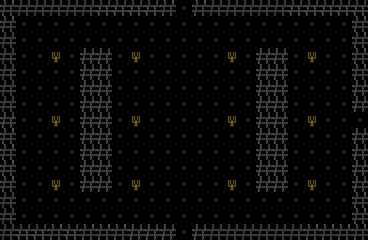

Rendered tile map (Tiled .tmx) drawn with the repository's tilesets; below, a short description and the map source with its tile grids summarised:
An orthogonal 23x15 tile map with 16x16 px tiles, 1 tile layer (Capa de patrones 1) and 13 objects.

<map version="1.10" tiledversion="1.12.2" orientation="orthogonal" renderorder="right-down" width="23" height="15" tilewidth="16" tileheight="16" infinite="0" nextlayerid="4" nextobjectid="31">
 <tileset firstgid="1" name="tileset" tilewidth="16" tileheight="16" tilecount="64" columns="8">
  <image source="../tileset/tileset.png" width="128" height="128" />
 </tileset>
 <layer id="1" name="Capa de patrones 1" width="23" height="15">
  <data>[345 cells, 345 non-empty, 6 distinct tile ids]</data>
 </layer>
 <objectgroup id="3" name="spawnEnemigo">
  <object id="22" x="32" y="32" width="16" height="16" />
  <object id="23" x="32" y="192" width="16" height="16" />
  <object id="24" x="320" y="192" width="16" height="16" />
  <object id="25" x="320" y="32" width="16" height="16" />
 </objectgroup>
 <objectgroup id="2" name="colisiones">
  <object id="1" x="192" y="0" width="176" height="16" />
  <object id="2" x="352" y="128" width="16" height="112" />
  <object id="3" x="352" y="16" width="16" height="96" />
  <object id="4" x="192" y="224" width="160" height="16" />
  <object id="5" x="0" y="224" width="176" height="16" />
  <object id="8" x="16" y="0" width="160" height="16" />
  <object id="20" x="80" y="48" width="32" height="144" />
  <object id="21" x="256" y="48" width="32" height="144" />
  <object id="30" x="0" y="0" width="16" height="224" />
 </objectgroup>
</map>
